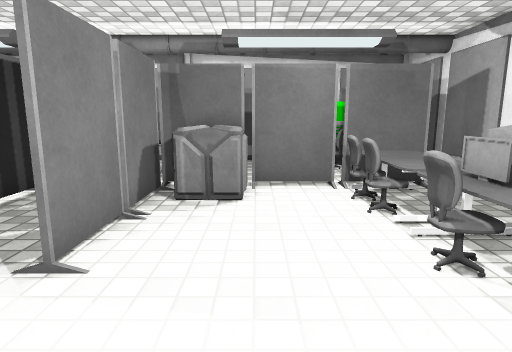
View 1 (above)

18 first-person views from a walk through a 3-D level made in the Unity game engine. The camera is 1.2 m above the floor, tilts 10° down and sees 75° across. The floor is counted in squares, 0.5 m on a side. Each view is taken from the middle of a square. On the plan, view 1 faces up. The plan holds only what a view shows up to about 20 squares ahead; the rest is blank. Some animated figures are not drawn. Surface patterns are stand-ins for the level's own textures.

View 2
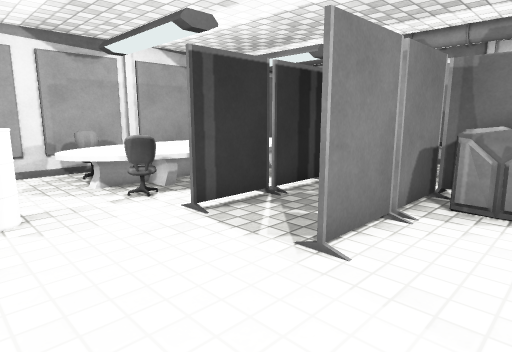

View 3
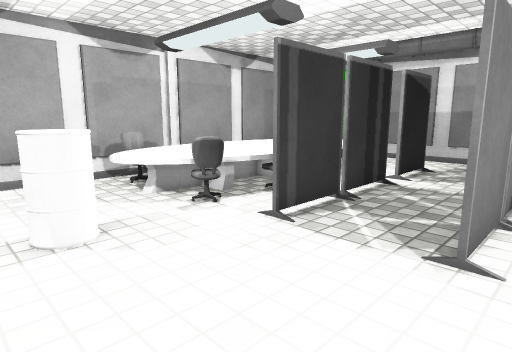

View 4
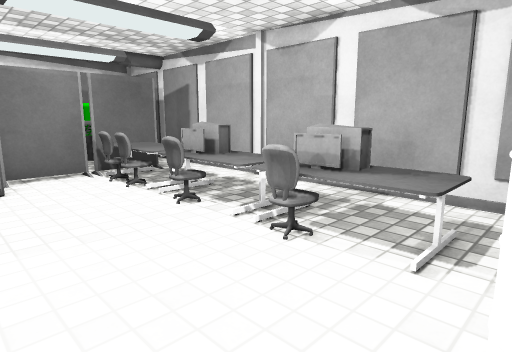

View 5
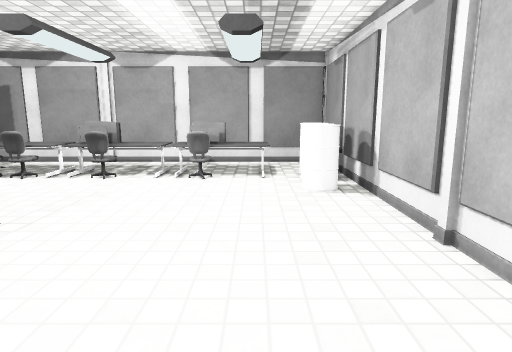

View 6
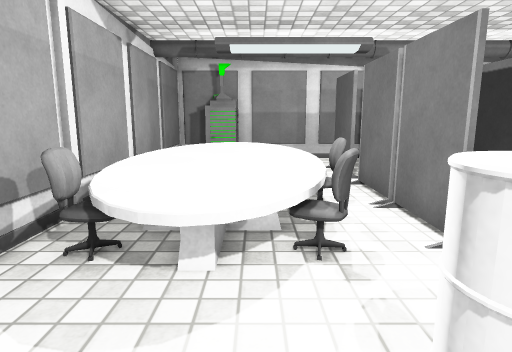

View 7
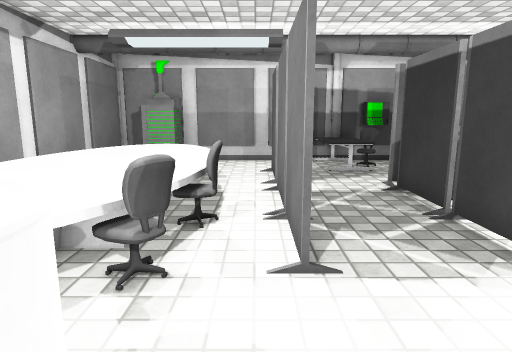

View 8
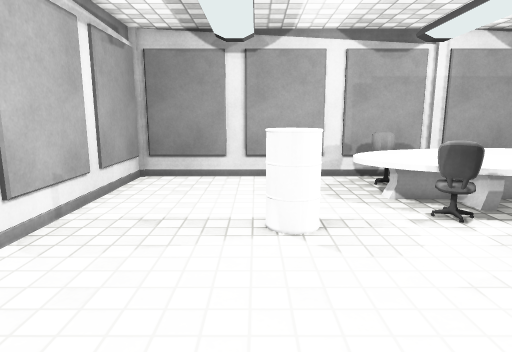

View 9
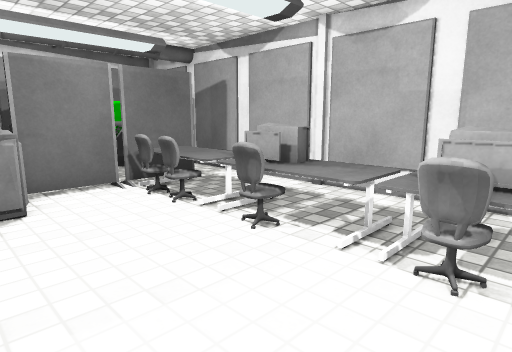

View 10
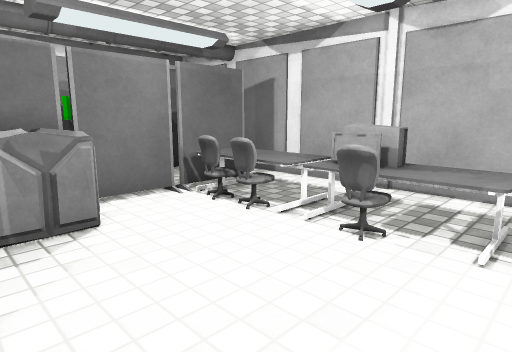

View 11
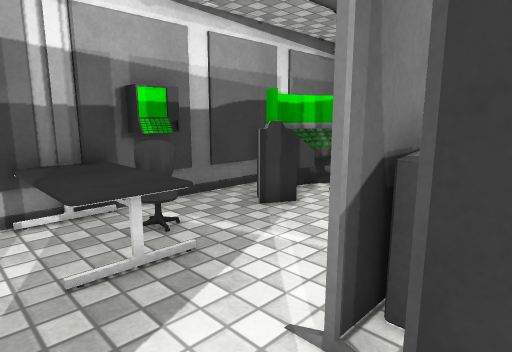

View 12
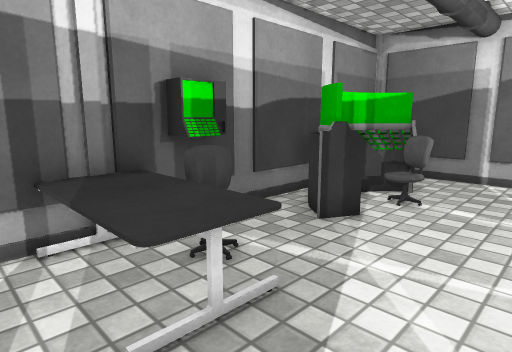

View 13
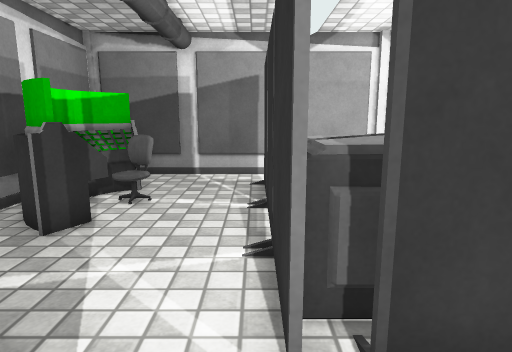

View 14
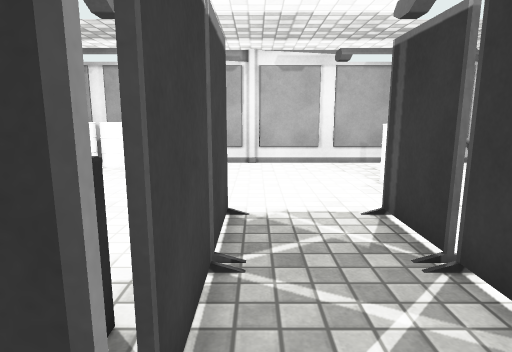

View 15
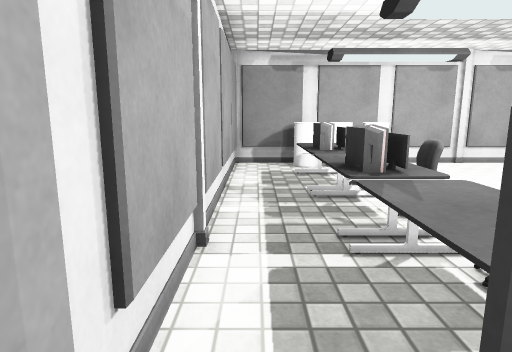

View 16
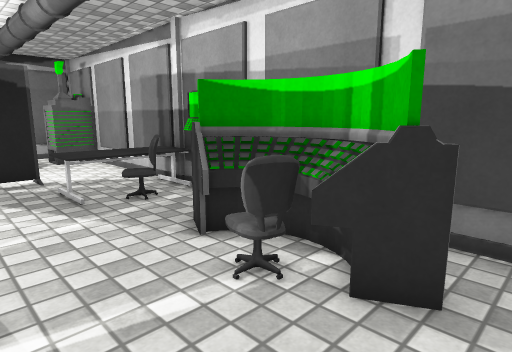

View 17
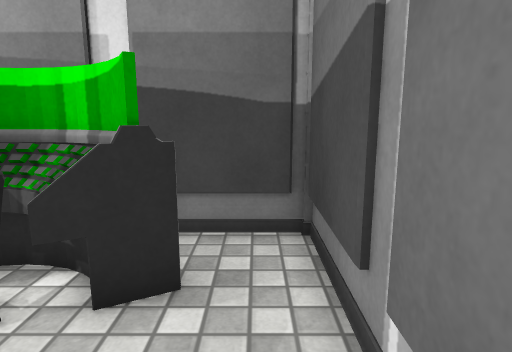

View 18
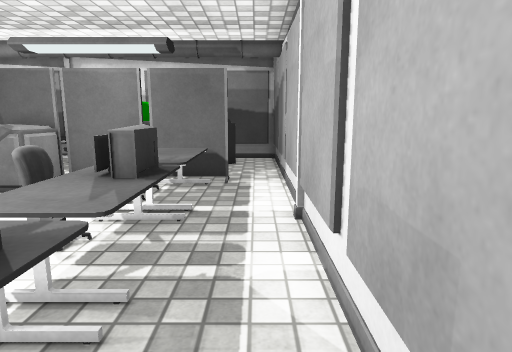

### Floor plan
Key: @ floor where view 1 was taken; # wall or solid block; x gap in a wall; . floor; = window, fence, low wall or low ledge; ^ raised ledge; T terminal; C chair; A table; P pipe; R crate; M monitor; U computer; B barrel.
Columns run from 16 left of view 1 to 8 right of it. Each row starts with its distance up from view 1.
 19     #####################
 18    ##......AAA##..TT# ..#
 17  ####......AAAC..TTTTT .#
 16  # ........AAA...TT.CTT.#
 15  #  ^......AAA......P...#
 14  # ^^^...#..............#
 13 ##^^^^^..#..............#
 12 ##^^^^^..x...##########.#
 11 #^^^^^^..x...#RRR  AAA#.#
 10 ##^^^^^^.#...#RRR..CAA..#
  9 ##^^^^^^.#...#RR...CAA..#
  8 ##^^^^^C.x...x.....CAA..#
  7 #^^^^^^C.#...#.....A=A..#
  6 #^^^^^^..#...#.....AMU..#
  5 #^C^^^^C.#...#.....CMU..#
  4 # C^^^C............AAA..#
  3 # ..^^.............AAA..#
  2  #.................CMU..#
  1  #....BB...........CMU..#
  0  #....BB........@..AUU..#
 -1  #.................AAA..#
 -2  #..................A...#
 -3  #...............BBBBB..#
 -4  #...............B^##B..#
 -5  ########################

Where each view was taken, in squares from view 1:
view 1: 0 up, 0 right, facing up
view 2: 0 up, 0 right, facing up-left
view 3: 1 down, 2 left, facing up-left
view 4: 3 down, 2 left, facing up-right
view 5: 1 down, 10 left, facing right
view 6: 1 down, 11 left, facing up
view 7: 0 up, 8 left, facing up
view 8: 0 up, 2 left, facing left
view 9: 0 up, 2 left, facing up-right
view 10: 2 up, 3 left, facing up-right
view 11: 10 up, 6 left, facing up-right
view 12: 12 up, 6 left, facing up-right
view 13: 12 up, 6 left, facing right
view 14: 13 up, 4 left, facing down
view 15: 13 up, 7 right, facing down
view 16: 12 up, 7 right, facing up-left
view 17: 12 up, 7 right, facing up
view 18: 1 down, 7 right, facing up
